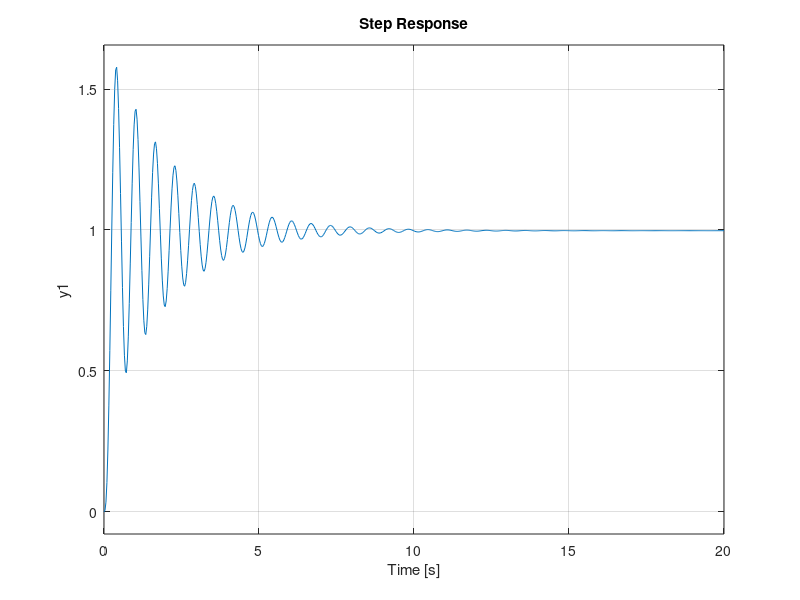

Write the MATLAB code that produced this figure. (Note: this script raises an error after producing the figure.)
% EES-40 2023-2 Lab1 semana 4 Jacques Waldmann 18 agosto 2023
% realização diagonal por blocos: 10/(s+10) é dinâmica de primeira ordem em cascata com
% transformação para base modal da dinâmica de segunda ordem
% G(s)= 10/(s+10) * 100/(s+0,5+10j)/(s+0,5-10j)
% o grupo deve usar outra realização
clear all;clc;close all
A=[-10 0 0;-10 -.5 10;0 -10 -.5];
B=[10;0;0];
C=[0 0 1];

[Gtfnum Gtfden]=ss2tf(A,B,C,0);
Gtf=tf(Gtfnum,Gtfden);
step(Gtf)

[An,Bn,Cn,Dn] = tf2ss(Gtfnum,Gtfden)

[Gtfnumn Gtfdenn]=ss2tf(An,Bn,Cn,0);
Gtfn=tf(Gtfnumn,Gtfdenn);
step(Gtfn)
print('figs/Gplanta.eps', '-depsc');
%% augmented dynamics with n=4 to model integral control action
% augmenting state vector x with component x_i: time integral of r-y (output 
% error with respect to the reference) - augmented state vector is xaug augmented 
% dynamics: xaug_dot=Aaug*xaug+Baug*u+Gaug*r y=Caug*xaug

Aaug=[An zeros(3,1);-Cn 0]
Baug=[Bn;0] % % control u input matrix
Gaug=[zeros(3,1); 1] % reference r input matrix
Caug=[Cn 0]
%% ITAE criterion n=4 poles, w0 is the desired bandwidth [rd/s]
% desired poles are (s/w0+.424+-1.263j) and (s/w0+.626+-.414j) Ogata segunda 
% edição pg. 240 Tabela 4.2 vide também arquivo PDF da KNTU a esse respeito

w0=1*3*pi; % rd/s (Hz->rd/s) selected here is 1 Hz
X=['desired bandwidth ',num2str(w0),' rd/s'];
disp(X);
s=tf('s');
polinmf=[1 2.1*w0 3.4*w0^2 2.7*w0^3 w0^4];
p=roots(polinmf); % 4 polos projetados para malha fechada via realimentação de estado aumentado
X=['vetor de estado aumentado: polos de malha fechada desejados ',num2str(p(1)),'  ',num2str(p(2)),'  ',num2str(p(3)),'  ',num2str(p(4))];
disp(X);
%%
Kaug=place(Aaug,Baug,p);
K=Kaug(1:3); % feedback gain to be used with negative feedback => u= - Kaug*xaug includes integral action
Ki=-Kaug(4); % gain Ki weighs the integral of tracking error r.1(t)-y
X=['augmented state feedback gain vector Kaug ',num2str(Kaug)];
disp(X);
Aaugmf=Aaug-Baug*Kaug;
pmf=eig(Aaugmf);
X=['polos de malha fechada obtidos ',num2str(pmf(1)),'  ',num2str(pmf(2)),'  ',num2str(pmf(3)),'  ',num2str(pmf(4))];
disp(X);
%% closed-loop response in steady state

step_mag=5; % magnitude que satura amp-op
M=[An Bn;-Cn 0];
xureg=inv(M)*[zeros(3,1);-step_mag] % plant model steady state is xureg(1:3) and corresponding control is xureg(4)
xireg=1/Ki*(xureg(4)+K*xureg(1:3)) % augmented state component xi in steady state
%% closed-loop response

SysMFpos=ss(Aaugmf,Gaug,Caug,0); % output is the third component of the augmented state vector
StepInfo=stepinfo(SysMFpos,'RiseTimeThreshold',[0 1]);
X=['Overshoot [%] ',num2str(StepInfo.Overshoot),' Rise time 0-100% [s] ',num2str(StepInfo.RiseTime)];
disp(X);

opt = stepDataOptions('StepAmplitude',step_mag);
[ystep,tstep,xstep]=step(SysMFpos,opt);

figure; % first state vector xaug component
plot(tstep,xstep(:,1));
title(['xaug(1) em malha fechada - r(t)= ',num2str(step_mag),'*1(t)']);
xlabel('segundos');
grid;
print('figs/x1mf.eps', '-depsc');

figure; % second state vector xaug component
plot(tstep,xstep(:,2));
title(['xaug(2) em malha fechada - r(t)= ',num2str(step_mag),'*1(t)']);
xlabel('segundos');
grid;
print('figs/x2mf.eps', '-depsc');

figure; % third state vector xaug component
plot(tstep,xstep(:,3));
title(['xaug(3) em malha fechada - r(t)= ',num2str(step_mag),'*1(t)']);
xlabel('segundos');
grid;
print('figs/x3mf.eps', '-depsc');

figure; % fourth state vector xaug component is integral of r-y
plot(tstep,xstep(:,4));
title(['xaug(4) em malha fechada - r(t)= ',num2str(step_mag),' *1(t)']);
xlabel('segundos');
grid;
print('figs/x4mf.eps', '-depsc');

figure; % sinal de saída em malha fechada
plot(tstep,ystep);
title(['saída em malha fechada - vide matriz Caug - r(t)= ',num2str(step_mag),' *1(t)']);
xlabel('segundos');
grid;
print('figs/saida.eps', '-depsc');

figure;   % sinal de controle em malha fechada com referência degrau
% control law: u=-Kaug(1:3)*xstep(1:3,:)'+Ki*x_step(4,:)'=-Kaug*xstep'
% notice that xstep(4,:)=integral of(r-y) in closed-loop simulation
xstep=xstep'; % estado em malha fechada
cntrl=-Kaug*xstep;
plot(tstep,cntrl);
title(['controle[V] em malha fechada - r(t)= ',num2str(step_mag),' *1(t)']);
xlabel('segundos');
grid;
print('figs/sinaldecontrole.eps', '-depsc');
%% stability margins - dictated by the open loop L
% Notice that u=Kaug*xaug is output and negative feedback is assumed

[Num,Den]=ss2tf(Aaug,Baug,Kaug,0); % nominal plant model augmented with integral action
L=tf(Num,Den);                     % is the open loop tf L with u=Kaug*xaug as output and negative feedback is
% assumed in the stability margins analysis of the open loop L
figure;
nyquistplot(L); % use zoom in critical point in the Nyquist plot and show margins
title('Nyquist plot - open loop L');
figure;
margin(L);
% Design is not robust because nominal plant model L comes too close to -1,0j and the closed loop
% can become unstable due to uncertainty in L
D=1+L; % distance from critical point in complex plane (-1+0j) to open loop tf L
S=1/D; % sensitivity tf
figure;
bodemag(S);
title('Magnitude da função de sensibilidade |S(j\omega)|[dB]'); % projeto não é robusto
figure;
bodemag(D);
title('função distância ao ponto crítico |D(j\omega|[dB]');
